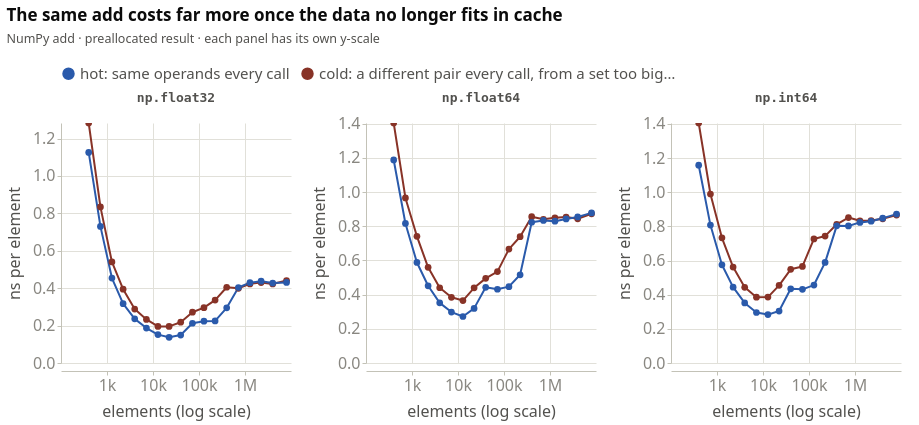

Notebook source saved alongside this figure:
### Markdown cell above
---

## 3 · Where data lives matters more than the arithmetic

CPUs keep recently used data in small, fast memories called **caches** (L1, L2 and
L3, from smallest and fastest to largest and slowest). Data that doesn't fit has
to come from main memory, which is many times slower.

### Code cell
style.show(figures.cache_curve(d))

### Figure 1 — Vega-Lite specification as saved in the notebook (floating-point values rounded to 4 significant figures)
{"config": {"background": "transparent", "font": "Cochineal, system-ui, -apple-system, \"Segoe UI\", sans-serif", "padding": {"left": 6, "right": 18, "top": 6, "bottom": 6}, "view": {"stroke": null, "continuousWidth": 620, "continuousHeight": 300}, "axis": {"labelFont": "Cochineal, system-ui, -apple-system, \"Segoe UI\", sans-serif", "titleFont": "Cochineal, system-ui, -apple-system, \"Segoe UI\", sans-serif", "labelColor": "#898781", "titleColor": "#52514e", "labelFontSize": 12.5, "titleFontSize": 12.5, "titleFontWeight": 500, "titlePadding": 10, "domainColor": "#c3c2b7", "domainWidth": 1, "tickColor": "#c3c2b7", "tickSize": 4, "gridColor": "#e1e0d9", "gridWidth": 1, "gridDash": []}, "legend": {"labelFont": "Cochineal, system-ui, -apple-system, \"Segoe UI\", sans-serif", "titleFont": "Cochineal, system-ui, -apple-system, \"Segoe UI\", sans-serif", "labelColor": "#52514e", "titleColor": "#52514e", "labelFontSize": 12.5, "titleFontSize": 12.5, "titleFontWeight": 500, "symbolType": "circle", "symbolSize": 110, "orient": "top", "direction": "horizontal", "offset": 10, "titlePadding": 10, "labelLimit": 360}, "title": {"font": "Cochineal, system-ui, -apple-system, \"Segoe UI\", sans-serif", "color": "#0b0b0b", "fontSize": 17, "fontWeight": 600, "subtitleFont": "Cochineal, system-ui, -apple-system, \"Segoe UI\", sans-serif", "subtitleColor": "#52514e", "subtitleFontSize": 12.5, "subtitlePadding": 8, "anchor": "start", "offset": 16, "dy": -4}, "header": {"labelFont": "Cochineal, system-ui, -apple-system, \"Segoe UI\", sans-serif", "titleFont": "Cochineal, system-ui, -apple-system, \"Segoe UI\", sans-serif", "labelColor": "#52514e", "titleColor": "#52514e", "labelFontSize": 13, "labelFontWeight": 600, "titleFontSize": 12.5}, "range": {"category": ["#2a5aab", "#883327", "#3e8343", "#349ab6"], "heatmap": ["#cfdff9", "#a4bfeb", "#759cdc", "#4c7bc8", "#2a5aab", "#1f4584", "#17315d"], "ramp": ["#cfdff9", "#a4bfeb", "#759cdc", "#4c7bc8", "#2a5aab", "#1f4584", "#17315d"]}, "bar": {"cornerRadiusEnd": 4, "discreteBandSize": 16}, "point": {"size": 100, "filled": true, "stroke": "transparent", "strokeWidth": 2, "opacity": 1}, "line": {"strokeWidth": 2, "strokeCap": "round", "strokeJoin": "round"}, "rule": {"strokeWidth": 1}, "text": {"font": "Cochineal, system-ui, -apple-system, \"Segoe UI\", sans-serif", "fontSize": 12, "color": "#52514e"}}, "data": {"name": "data-d8142e40fa3b178ec43f793cd35f3b65"}, "facet": {"column": {"field": "implementation_display", "header": {"labelFont": "monospace"}, "sort": ["np.float32", "np.float64", "np.int64"], "title": null, "type": "nominal"}}, "spec": {"mark": {"type": "line", "point": {"size": 45}}, "encoding": {"color": {"field": "cache_state", "legend": {"labelExpr": "datum.label == 'hot' ? 'hot: same operands every call' : 'cold: a different pair every call, from a set too big to cache'", "labelFontSize": 15, "title": null}, "scale": {"domain": ["hot", "cold"], "range": ["#2a5aab", "#883327"]}, "sort": ["hot", "cold"], "type": "nominal"}, "tooltip": [{"field": "implementation", "title": "dtype", "type": "nominal"}, {"field": "n_elem", "format": ",", "title": "elements", "type": "quantitative"}, {"field": "cache_state", "title": "operands", "type": "nominal"}, {"field": "ns_elem", "format": ".3f", "title": "ns / element", "type": "quantitative"}], "x": {"axis": {"format": "~s", "labelFontSize": 16, "titleFontSize": 16, "values": [1000, 10000, 100000, 1000000]}, "field": "n_elem", "scale": {"type": "log"}, "title": "elements (log scale)", "type": "quantitative"}, "y": {"axis": {"labelFontSize": 16, "titleFontSize": 16}, "field": "ns_elem", "scale": {"domainMin": 0}, "title": "ns per element", "type": "quantitative"}}, "height": 240, "name": "view_b03fe68f5ce691e7_0", "width": 230}, "params": [{"name": "param_1e9efca18e7a2868", "select": {"type": "interval", "encodings": ["x", "y"]}, "bind": "scales", "views": ["view_b03fe68f5ce691e7_0"]}], "resolve": {"scale": {"y": "independent"}}, "title": {"text": "The same add costs far more once the data no longer fits in cache", "subtitle": "NumPy add · preallocated result · each panel has its own y-scale"}, "$schema": "https://vega.github.io/schema/vega-lite/v6.4.1.json", "datasets": {"data-d8142e40fa3b178ec43f793cd35f3b65": [{"implementation": "float32", "n_elem": 400, "cache_state": "cold", "ns_elem": 1.283, "us": 0.5132, "implementation_display": "np.float32"}, {"implementation": "float32", "n_elem": 400, "cache_state": "hot", "ns_elem": 1.126, "us": 0.4503, "implementation_display": "np.float32"}, {"implementation": "float64", "n_elem": 400, "cache_state": "cold", "ns_elem": 1.404, "us": 0.5617, "implementation_display": "np.float64"}, {"implementation": "float64", "n_elem": 400, "cache_state": "hot", "ns_elem": 1.188, "us": 0.4752, "implementation_display": "np.float64"}, {"implementation": "int64", "n_elem": 400, "cache_state": "cold", "ns_elem": 1.405, "us": 0.5621, "implementation_display": "np.int64"}, {"implementation": "int64", "n_elem": 400, "cache_state": "hot", "ns_elem": 1.158, "us": 0.4633, "implementation_display": "np.int64"}, {"implementation": "float32", "n_elem": 720, "cache_state": "cold", "ns_elem": 0.8344, "us": 0.6008, "implementation_display": "np.float32"}, {"implementation": "float32", "n_elem": 720, "cache_state": "hot", "ns_elem": 0.7303, "us": 0.5258, "implementation_display": "np.float32"}, {"implementation": "float64", "n_elem": 720, "cache_state": "cold", "ns_elem": 0.9658, "us": 0.6954, "implementation_display": "np.float64"}, {"implementation": "float64", "n_elem": 720, "cache_state": "hot", "ns_elem": 0.8165, "us": 0.5879, "implementation_display": "np.float64"}, {"implementation": "int64", "n_elem": 720, "cache_state": "cold", "ns_elem": 0.9895, "us": 0.7125, "implementation_display": "np.int64"}, {"implementation": "int64", "n_elem": 720, "cache_state": "hot", "ns_elem": 0.8075, "us": 0.5814, "implementation_display": "np.int64"}, {"implementation": "float32", "n_elem": 1280, "cache_state": "cold", "ns_elem": 0.5401, "us": 0.6914, "implementation_display": "np.float32"}, {"implementation": "float32", "n_elem": 1280, "cache_state": "hot", "ns_elem": 0.4541, "us": 0.5813, "implementation_display": "np.float32"}, {"implementation": "float64", "n_elem": 1280, "cache_state": "cold", "ns_elem": 0.7413, "us": 0.9488, "implementation_display": "np.float64"}, {"implementation": "float64", "n_elem": 1280, "cache_state": "hot", "ns_elem": 0.5883, "us": 0.753, "implementation_display": "np.float64"}, {"implementation": "int64", "n_elem": 1280, "cache_state": "cold", "ns_elem": 0.7331, "us": 0.9383, "implementation_display": "np.int64"}, {"implementation": "int64", "n_elem": 1280, "cache_state": "hot", "ns_elem": 0.5749, "us": 0.7359, "implementation_display": "np.int64"}, {"implementation": "float32", "n_elem": 2240, "cache_state": "cold", "ns_elem": 0.3947, "us": 0.8841, "implementation_display": "np.float32"}, {"implementation": "float32", "n_elem": 2240, "cache_state": "hot", "ns_elem": 0.3169, "us": 0.7099, "implementation_display": "np.float32"}, {"implementation": "float64", "n_elem": 2240, "cache_state": "cold", "ns_elem": 0.5596, "us": 1.253, "implementation_display": "np.float64"}, {"implementation": "float64", "n_elem": 2240, "cache_state": "hot", "ns_elem": 0.4519, "us": 1.012, "implementation_display": "np.float64"}, {"implementation": "int64", "n_elem": 2240, "cache_state": "cold", "ns_elem": 0.5617, "us": 1.258, "implementation_display": "np.int64"}, {"implementation": "int64", "n_elem": 2240, "cache_state": "hot", "ns_elem": 0.4443, "us": 0.9952, "implementation_display": "np.int64"}, {"implementation": "float32", "n_elem": 4000, "cache_state": "cold", "ns_elem": 0.2882, "us": 1.153, "implementation_display": "np.float32"}, {"implementation": "float32", "n_elem": 4000, "cache_state": "hot", "ns_elem": 0.236, "us": 0.9438, "implementation_display": "np.float32"}, {"implementation": "float64", "n_elem": 4000, "cache_state": "cold", "ns_elem": 0.4402, "us": 1.761, "implementation_display": "np.float64"}, {"implementation": "float64", "n_elem": 4000, "cache_state": "hot", "ns_elem": 0.352, "us": 1.408, "implementation_display": "np.float64"}, {"implementation": "int64", "n_elem": 4000, "cache_state": "cold", "ns_elem": 0.4432, "us": 1.773, "implementation_display": "np.int64"}, {"implementation": "int64", "n_elem": 4000, "cache_state": "hot", "ns_elem": 0.3516, "us": 1.407, "implementation_display": "np.int64"}, {"implementation": "float32", "n_elem": 7200, "cache_state": "cold", "ns_elem": 0.2329, "us": 1.677, "implementation_display": "np.float32"}, {"implementation": "float32", "n_elem": 7200, "cache_state": "hot", "ns_elem": 0.1869, "us": 1.346, "implementation_display": "np.float32"}, {"implementation": "float64", "n_elem": 7200, "cache_state": "cold", "ns_elem": 0.3844, "us": 2.768, "implementation_display": "np.float64"}, {"implementation": "float64", "n_elem": 7200, "cache_state": "hot", "ns_elem": 0.298, "us": 2.145, "implementation_display": "np.float64"}, {"implementation": "int64", "n_elem": 7200, "cache_state": "cold", "ns_elem": 0.3852, "us": 2.773, "implementation_display": "np.int64"}, {"implementation": "int64", "n_elem": 7200, "cache_state": "hot", "ns_elem": 0.2958, "us": 2.129, "implementation_display": "np.int64"}, {"implementation": "float32", "n_elem": 12800, "cache_state": "cold", "ns_elem": 0.1954, "us": 2.501, "implementation_display": "np.float32"}, {"implementation": "float32", "n_elem": 12800, "cache_state": "hot", "ns_elem": 0.1517, "us": 1.942, "implementation_display": "np.float32"}, {"implementation": "float64", "n_elem": 12800, "cache_state": "cold", "ns_elem": 0.3654, "us": 4.677, "implementation_display": "np.float64"}, {"implementation": "float64", "n_elem": 12800, "cache_state": "hot", "ns_elem": 0.2721, "us": 3.483, "implementation_display": "np.float64"}, {"implementation": "int64", "n_elem": 12800, "cache_state": "cold", "ns_elem": 0.3858, "us": 4.938, "implementation_display": "np.int64"}, {"implementation": "int64", "n_elem": 12800, "cache_state": "hot", "ns_elem": 0.2834, "us": 3.628, "implementation_display": "np.int64"}, {"implementation": "float32", "n_elem": 22400, "cache_state": "cold", "ns_elem": 0.1956, "us": 4.381, "implementation_display": "np.float32"}, {"implementation": "float32", "n_elem": 22400, "cache_state": "hot", "ns_elem": 0.1372, "us": 3.074, "implementation_display": "np.float32"}, {"implementation": "float64", "n_elem": 22400, "cache_state": "cold", "ns_elem": 0.4399, "us": 9.853, "implementation_display": "np.float64"}, {"implementation": "float64", "n_elem": 22400, "cache_state": "hot", "ns_elem": 0.3196, "us": 7.158, "implementation_display": "np.float64"}, {"implementation": "int64", "n_elem": 22400, "cache_state": "cold", "ns_elem": 0.4547, "us": 10.19, "implementation_display": "np.int64"}, {"implementation": "int64", "n_elem": 22400, "cache_state": "hot", "ns_elem": 0.3043, "us": 6.817, "implementation_display": "np.int64"}, {"implementation": "float32", "n_elem": 40000, "cache_state": "cold", "ns_elem": 0.218, "us": 8.721, "implementation_display": "np.float32"}, {"implementation": "float32", "n_elem": 40000, "cache_state": "hot", "ns_elem": 0.1495, "us": 5.979, "implementation_display": "np.float32"}, {"implementation": "float64", "n_elem": 40000, "cache_state": "cold", "ns_elem": 0.4952, "us": 19.81, "implementation_display": "np.float64"}, {"implementation": "float64", "n_elem": 40000, "cache_state": "hot", "ns_elem": 0.4429, "us": 17.72, "implementation_display": "np.float64"}, {"implementation": "int64", "n_elem": 40000, "cache_state": "cold", "ns_elem": 0.5484, "us": 21.94, "implementation_display": "np.int64"}, {"implementation": "int64", "n_elem": 40000, "cache_state": "hot", "ns_elem": 0.4346, "us": 17.39, "implementation_display": "np.int64"}, {"implementation": "float32", "n_elem": 72000, "cache_state": "cold", "ns_elem": 0.2716, "us": 19.55, "implementation_display": "np.float32"}, {"implementation": "float32", "n_elem": 72000, "cache_state": "hot", "ns_elem": 0.2126, "us": 15.3, "implementation_display": "np.float32"}, {"implementation": "float64", "n_elem": 72000, "cache_state": "cold", "ns_elem": 0.5349, "us": 38.51, "implementation_display": "np.float64"}, {"implementation": "float64", "n_elem": 72000, "cache_state": "hot", "ns_elem": 0.4314, "us": 31.06, "implementation_display": "np.float64"}, {"implementation": "int64", "n_elem": 72000, "cache_state": "cold", "ns_elem": 0.5656, "us": 40.72, "implementation_display": "np.int64"}, {"implementation": "int64", "n_elem": 72000, "cache_state": "hot", "ns_elem": 0.4311, "us": 31.04, "implementation_display": "np.int64"}, {"implementation": "float32", "n_elem": 128000, "cache_state": "cold", "ns_elem": 0.2957, "us": 37.85, "implementation_display": "np.float32"}, {"implementation": "float32", "n_elem": 128000, "cache_state": "hot", "ns_elem": 0.2235, "us": 28.61, "implementation_display": "np.float32"}, {"implementation": "float64", "n_elem": 128000, "cache_state": "cold", "ns_elem": 0.6664, "us": 85.3, "implementation_display": "np.float64"}, {"implementation": "float64", "n_elem": 128000, "cache_state": "hot", "ns_elem": 0.4468, "us": 57.2, "implementation_display": "np.float64"}, {"implementation": "int64", "n_elem": 128000, "cache_state": "cold", "ns_elem": 0.7263, "us": 92.96, "implementation_display": "np.int64"}, {"implementation": "int64", "n_elem": 128000, "cache_state": "hot", "ns_elem": 0.4563, "us": 58.41, "implementation_display": "np.int64"}, {"implementation": "float32", "n_elem": 224000, "cache_state": "cold", "ns_elem": 0.3365, "us": 75.38, "implementation_display": "np.float32"}, {"implementation": "float32", "n_elem": 224000, "cache_state": "hot", "ns_elem": 0.225, "us": 50.4, "implementation_display": "np.float32"}, {"implementation": "float64", "n_elem": 224000, "cache_state": "cold", "ns_elem": 0.739, "us": 165.5, "implementation_display": "np.float64"}, {"implementation": "float64", "n_elem": 224000, "cache_state": "hot", "ns_elem": 0.5162, "us": 115.6, "implementation_display": "np.float64"}, {"implementation": "int64", "n_elem": 224000, "cache_state": "cold", "ns_elem": 0.7432, "us": 166.5, "implementation_display": "np.int64"}, {"implementation": "int64", "n_elem": 224000, "cache_state": "hot", "ns_elem": 0.589, "us": 131.9, "implementation_display": "np.int64"}, {"implementation": "float32", "n_elem": 400000, "cache_state": "cold", "ns_elem": 0.405, "us": 162.0, "implementation_display": "np.float32"}, {"implementation": "float32", "n_elem": 400000, "cache_state": "hot", "ns_elem": 0.2951, "us": 118.0, "implementation_display": "np.float32"}, {"implementation": "float64", "n_elem": 400000, "cache_state": "cold", "ns_elem": 0.8561, "us": 342.4, "implementation_display": "np.float64"}, {"implementation": "float64", "n_elem": 400000, "cache_state": "hot", "ns_elem": 0.8235, "us": 329.4, "implementation_display": "np.float64"}, {"implementation": "int64", "n_elem": 400000, "cache_state": "cold", "ns_elem": 0.8123, "us": 324.9, "implementation_display": "np.int64"}, {"implementation": "int64", "n_elem": 400000, "cache_state": "hot", "ns_elem": 0.8031, "us": 321.3, "implementation_display": "np.int64"}, {"implementation": "float32", "n_elem": 720000, "cache_state": "cold", "ns_elem": 0.399, "us": 287.3, "implementation_display": "np.float32"}, {"implementation": "float32", "n_elem": 720000, "cache_state": "hot", "ns_elem": 0.4037, "us": 290.7, "implementation_display": "np.float32"}, {"implementation": "float64", "n_elem": 720000, "cache_state": "cold", "ns_elem": 0.8412, "us": 605.7, "implementation_display": "np.float64"}, {"implementation": "float64", "n_elem": 720000, "cache_state": "hot", "ns_elem": 0.8343, "us": 600.7, "implementation_display": "np.float64"}, {"implementation": "int64", "n_elem": 720000, "cache_state": "cold", "ns_elem": 0.8515, "us": 613.1, "implementation_display": "np.int64"}, {"implementation": "int64", "n_elem": 720000, "cache_state": "hot", "ns_elem": 0.8026, "us": 577.9, "implementation_display": "np.int64"}, {"implementation": "float32", "n_elem": 1280000, "cache_state": "cold", "ns_elem": 0.423, "us": 541.4, "implementation_display": "np.float32"}, {"implementation": "float32", "n_elem": 1280000, "cache_state": "hot", "ns_elem": 0.4295, "us": 549.7, "implementation_display": "np.float32"}, {"implementation": "float64", "n_elem": 1280000, "cache_state": "cold", "ns_elem": 0.8498, "us": 1088.0, "implementation_display": "np.float64"}, {"implementation": "float64", "n_elem": 1280000, "cache_state": "hot", "ns_elem": 0.83, "us": 1062.0, "implementation_display": "np.float64"}, {"implementation": "int64", "n_elem": 1280000, "cache_state": "cold", "ns_elem": 0.8329, "us": 1066.0, "implementation_display": "np.int64"}, {"implementation": "int64", "n_elem": 1280000, "cache_state": "hot", "ns_elem": 0.8232, "us": 1054.0, "implementation_display": "np.int64"}, {"implementation": "float32", "n_elem": 2240000, "cache_state": "cold", "ns_elem": 0.4302, "us": 963.5, "implementation_display": "np.float32"}, {"implementation": "float32", "n_elem": 2240000, "cache_state": "hot", "ns_elem": 0.4374, "us": 979.7, "implementation_display": "np.float32"}, {"implementation": "float64", "n_elem": 2240000, "cache_state": "cold", "ns_elem": 0.854, "us": 1913.0, "implementation_display": "np.float64"}, {"implementation": "float64", "n_elem": 2240000, "cache_state": "hot", "ns_elem": 0.843, "us": 1888.0, "implementation_display": "np.float64"}, {"implementation": "int64", "n_elem": 2240000, "cache_state": "cold", "ns_elem": 0.8342, "us": 1869.0, "implementation_display": "np.int64"}, {"implementation": "int64", "n_elem": 2240000, "cache_state": "hot", "ns_elem": 0.8299, "us": 1859.0, "implementation_display": "np.int64"}, {"implementation": "float32", "n_elem": 4000000, "cache_state": "cold", "ns_elem": 0.4228, "us": 1691.0, "implementation_display": "np.float32"}, {"implementation": "float32", "n_elem": 4000000, "cache_state": "hot", "ns_elem": 0.4273, "us": 1709.0, "implementation_display": "np.float32"}, {"implementation": "float64", "n_elem": 4000000, "cache_state": "cold", "ns_elem": 0.8438, "us": 3375.0, "implementation_display": "np.float64"}, {"implementation": "float64", "n_elem": 4000000, "cache_state": "hot", "ns_elem": 0.8546, "us": 3418.0, "implementation_display": "np.float64"}, {"implementation": "int64", "n_elem": 4000000, "cache_state": "cold", "ns_elem": 0.844, "us": 3376.0, "implementation_display": "np.int64"}, {"implementation": "int64", "n_elem": 4000000, "cache_state": "hot", "ns_elem": 0.8481, "us": 3392.0, "implementation_display": "np.int64"}, {"implementation": "float32", "n_elem": 8000000, "cache_state": "cold", "ns_elem": 0.4409, "us": 3527.0, "implementation_display": "np.float32"}, {"implementation": "float32", "n_elem": 8000000, "cache_state": "hot", "ns_elem": 0.4308, "us": 3447.0, "implementation_display": "np.float32"}, {"implementation": "float64", "n_elem": 8000000, "cache_state": "cold", "ns_elem": 0.8729, "us": 6983.0, "implementation_display": "np.float64"}, {"implementation": "float64", "n_elem": 8000000, "cache_state": "hot", "ns_elem": 0.8782, "us": 7026.0, "implementation_display": "np.float64"}, {"implementation": "int64", "n_elem": 8000000, "cache_state": "cold", "ns_elem": 0.866, "us": 6928.0, "implementation_display": "np.int64"}, {"implementation": "int64", "n_elem": 8000000, "cache_state": "hot", "ns_elem": 0.8719, "us": 6975.0, "implementation_display": "np.int64"}]}}
